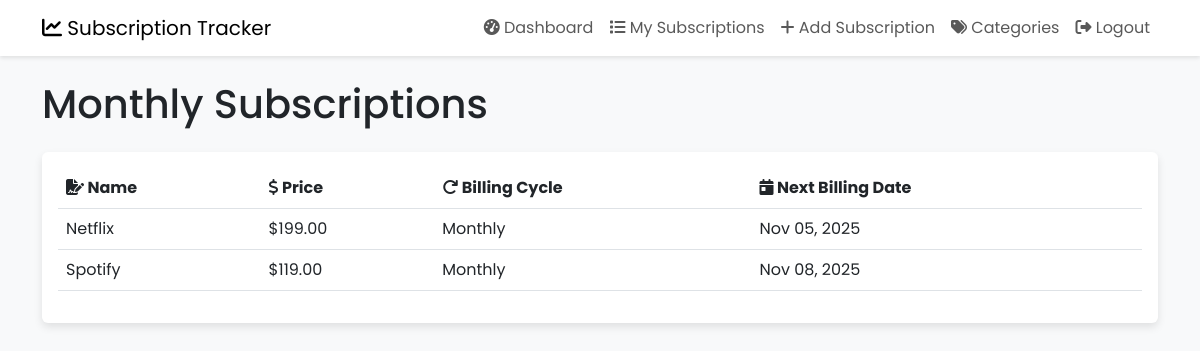
The page /subscriptions/monthly/ (signed in) on the database its author committed.
### subscriptions/models.py (models this page shows, shortened)
class Subscription(models.Model):
    user = models.ForeignKey(User, on_delete=models.CASCADE)
    name = models.CharField(max_length=255)
    price = models.DecimalField(max_digits=10, decimal_places=2)
    category = models.ForeignKey(Category, on_delete=models.SET_NULL, null=True, blank=True)
    BILLING_CYCLE_CHOICES = [
        ('monthly', 'Monthly'),
        ('annually', 'Annually'),
        ('weekly', 'Weekly'),
        ('daily', 'Daily'),
    ]
    billing_cycle = models.CharField(max_length=10, choices=BILLING_CYCLE_CHOICES)
    next_billing_date = models.DateField()
    reminder_sent_date = models.DateField(null=True, blank=True)

### subscriptions/views.py (the view)
# urls.py: path('monthly/', views.monthly_subscriptions, name='monthly_subscriptions'),
@login_required(login_url='/subscriptions/login/')
def monthly_subscriptions(request):
    subscriptions = Subscription.objects.filter(user=request.user, billing_cycle='monthly')
    return render(request, 'subscriptions/monthly_subscriptions.html', {'subscriptions': subscriptions})

### subscriptions/templates/subscriptions/monthly_subscriptions.html (shortened to what this page needs)
{% extends 'subscriptions/base.html' %}
{% block content %}
    <h1 class="mb-4">Monthly Subscriptions</h1>
    <div class="card">
        <div class="card-body">
            <table class="table table-hover">
                <thead>
                    <tr>
                        <th><i class="fas fa-file-signature"></i> Name</th>
                        <th><i class="fas fa-dollar-sign"></i> Price</th>
                        <th><i class="fas fa-redo"></i> Billing Cycle</th>
                        <th><i class="fas fa-calendar-day"></i> Next Billing Date</th>
                    </tr>
                </thead>
                <tbody>
                    {% for subscription in subscriptions %}
                        <tr>
                            <td>{{ subscription.name }}</td>
                            <td>${{ subscription.price }}</td>
                            <td>{{ subscription.get_billing_cycle_display }}</td>
                            <td>{{ subscription.next_billing_date|date:"M d, Y" }}</td>
                        </tr>
                    {% empty %}
                        <tr>
                            <td colspan="4" class="text-center">No monthly subscriptions found.</td>
                        </tr>
                    {% endfor %}
                </tbody>
            </table>
        </div>
    </div>
{% endblock %}

### subscriptions/templates/subscriptions/base.html (style rules this page uses)
body { font-family: 'Poppins', sans-serif; background-color: #f8f9fa; }
.card { border: none; box-shadow: 0 4px 8px rgba(0,0,0,.1); transition: transform .2s; }

### rows shown on the page
Subscription: name "Netflix", price "199.00", billing_cycle "Monthly", next_billing_date "Nov 05, 2025"
Subscription: name "Spotify", price "119.00", billing_cycle "Monthly", next_billing_date "Nov 08, 2025"
